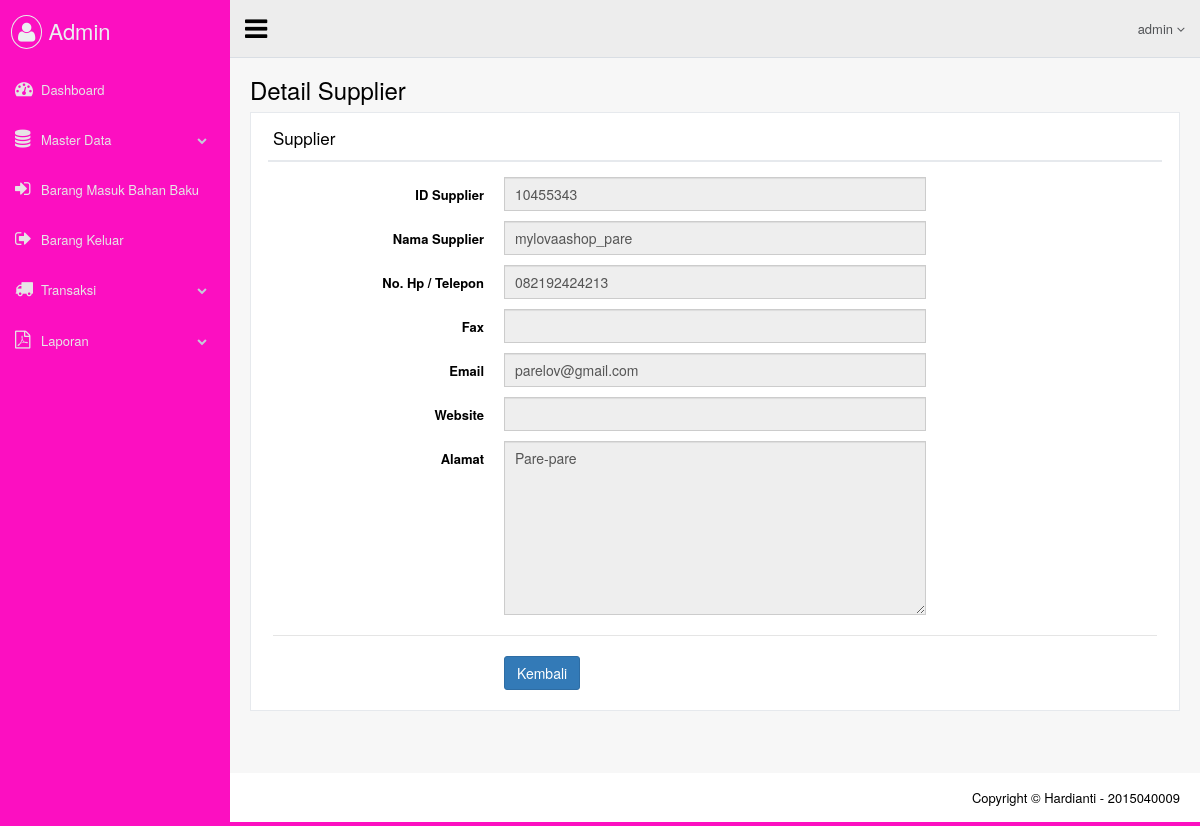
The app's page /views/admin/dt_supplier_detail.php?id_supplier=10455343 (signed in) with its own data.
### tables this page shows
CREATE TABLE `dta_user` (
  `id_user` int(11) NOT NULL,
  `nama` varchar(50) NOT NULL,
  `username` varchar(50) NOT NULL,
  `password` varchar(50) NOT NULL,
  `email` varchar(50) NOT NULL,
  `no_telpon` varchar(12) NOT NULL,
  `level` enum('admin','user') NOT NULL
);

CREATE TABLE `dta_supplier` (
  `id_supplier` int(11) NOT NULL,
  `fax` varchar(10) DEFAULT NULL,
  `website` varchar(50) DEFAULT NULL,
  `alamat` text
);

### views/admin/dt_supplier_detail.php (the view)
<?php include_once 'atribut/head.php'; ?>
<?php
$idsup = $_GET['id_supplier'];
$sql   = "SELECT * FROM dta_user INNER JOIN dta_supplier ON dta_user.id_user = dta_supplier.id_supplier WHERE id_supplier = '$idsup'";
$query = $mysqli->query($sql);
$row   = $query->fetch_array(MYSQLI_ASSOC);
 ?>
  <body class="nav-md">
    <div class="container body">
      <div class="main_container">
        <?php include_once 'atribut/header.php'; ?>
        <div class="right_col" role="main">
          <div class="">
            <div class="page-title">
              <div class="title_left">
                <h3>Detail Supplier</h3>
              </div>
            </div>
            <div class="clearfix"></div>
            <div class="row">
              <div class="col-md-12 col-sm-12 col-xs-12">
                <div class="x_panel">
                  <div class="x_title">
                    <h2>Supplier</h2>
                    <div class="clearfix"></div>
                  </div>
                  <div class="x_content">
                    <form class="form-horizontal form-label-left" action="">
                      <div class="item form-group">
                        <label class="control-label col-md-3 col-sm-3 col-xs-12">ID Supplier</label>
                        <div class="col-md-6 col-sm-6 col-xs-12">
                          <input class="form-control col-md-7 col-xs-12" type="text" name="" value="<?php echo $row['id_supplier']; ?>" readonly>
                        </div>
                      </div>
                      <div class="item form-group">
                        <label class="control-label col-md-3 col-sm-3 col-xs-12">Nama Supplier</label>
                        <div class="col-md-6 col-sm-6 col-xs-12">
                          <input class="form-control col-md-7 col-xs-12" type="text" name="" value="<?php echo $row['nama']; ?>" readonly>
                        </div>
                      </div>
                      <div class="item form-group">
                        <label class="control-label col-md-3 col-sm-3 col-xs-12">No. Hp / Telepon</label>
                        <div class="col-md-6 col-sm-6 col-xs-12">
                          <input class="form-control col-md-7 col-xs-12" type="text" name="" value="<?php echo $row['no_telpon']; ?>" readonly>
                        </div>
                      </div>
                      <div class="item form-group">
                        <label class="control-label col-md-3 col-sm-3 col-xs-12">Fax</label>
                        <div class="col-md-6 col-sm-6 col-xs-12">
                          <input class="form-control col-md-7 col-xs-12" type="text" name="" value="<?php echo $row['fax']; ?>" readonly>
                        </div>
                      </div>
                      <div class="item form-group">
                        <label class="control-label col-md-3 col-sm-3 col-xs-12">Email</label>
                        <div class="col-md-6 col-sm-6 col-xs-12">
                          <input class="form-control col-md-7 col-xs-12" type="text" name="" value="<?php echo $row['email']; ?>" readonly>
                        </div>
                      </div>
                      <div class="item form-group">
                        <label class="control-label col-md-3 col-sm-3 col-xs-12">Website</label>
                        <div class="col-md-6 col-sm-6 col-xs-12">
                          <input class="form-control col-md-7 col-xs-12" type="text" name="" value="<?php echo $row['website']; ?>" readonly>
                        </div>
                      </div>
                      <div class="item form-group">
                        <label class="control-label col-md-3 col-sm-3 col-xs-12">Alamat</label>
                        <div class="col-md-6 col-sm-6 col-xs-12">
                          <textarea class="form-control col-md-7 col-xs-12" name="inpalmt" rows="8" cols="25" readonly><?php echo $row['alamat']; ?></textarea>
                        </div>
                      </div>
                      <div class="ln_solid"></div>
                      <div class="form-group">
                        <div class="col-md-6 col-md-offset-3">
                          <a class="btn btn-primary" href="dt_supplier.php">Kembali</a>
                        </div>
                      </div>
                    </form>
                  </div>
                </div>
              </div>
            </div>
          </div>
        </div>
        <?php include_once 'atribut/footer.php'; ?>
      </div>
    </div>
    <?php include_once 'atribut/foot.php'; ?>

### records on screen
dta_user: id_supplier "10455343", nama "mylovaashop_pare", no_telpon "082192424213", email "parelov@gmail.com", inpalmt "Pare-pare"
